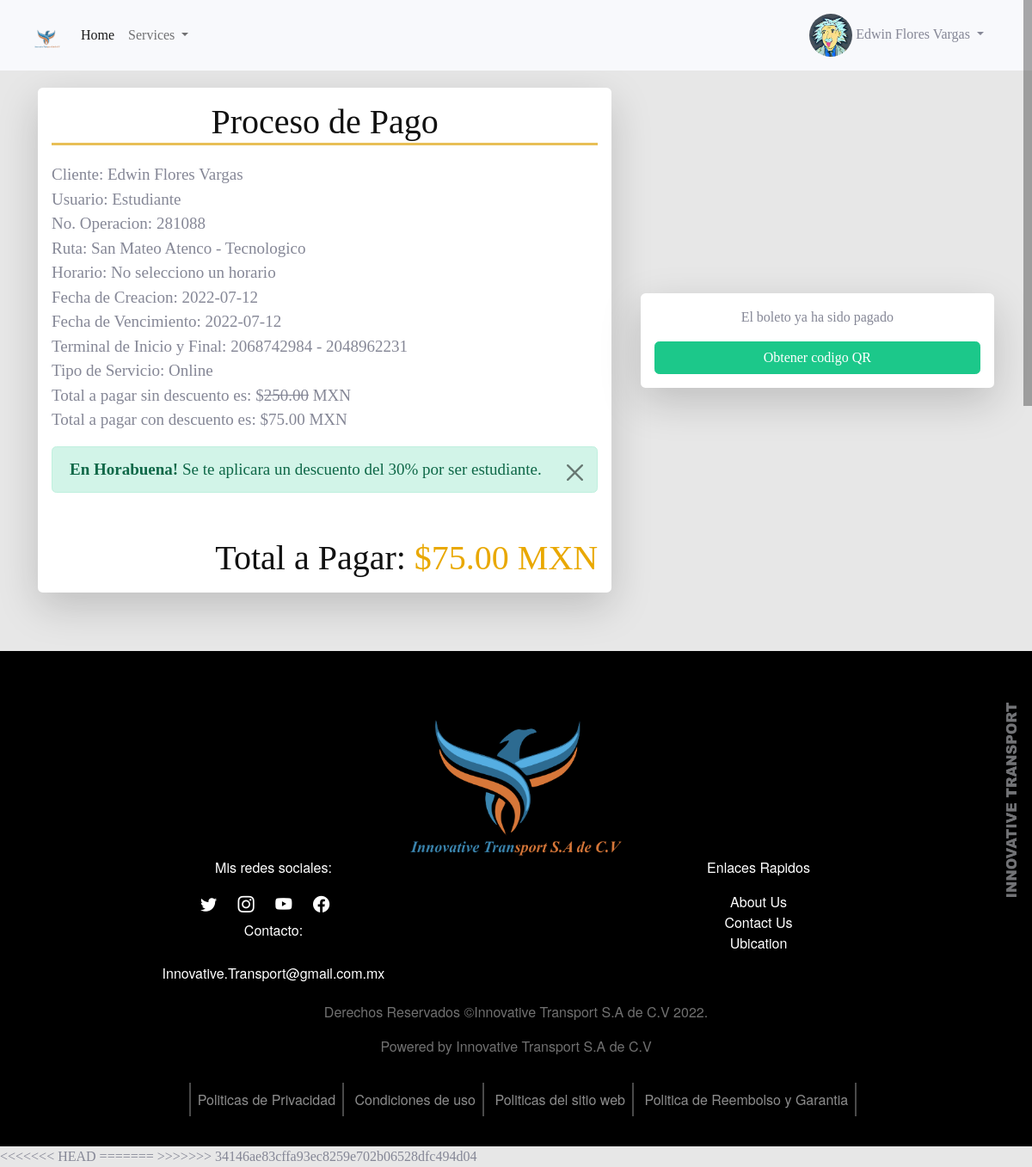
Page /user/procesos/pagar_boleto.php?operacion=8 (signed in) on the committed database.
### tables this page shows
CREATE TABLE `tipousuario` (
  `idTUsuario` int(11) NOT NULL,
  `nombreUsuario` varchar(100) DEFAULT NULL
);

CREATE TABLE `tickets` (
  `idTicket` int(11) NOT NULL,
  `idCliente` int(11) DEFAULT NULL,
  `matricula` int(11) DEFAULT NULL,
  `fechaC` date DEFAULT NULL,
  `fechaV` date DEFAULT NULL,
  `costo` double(10,2) DEFAULT NULL,
  `N_Operacion` int(11) DEFAULT NULL,
  `idRuta` int(11) DEFAULT NULL,
  `idHorario` int(11) DEFAULT NULL,
  `dateModificacion` datetime DEFAULT NULL,
  `dateEliminacion` datetime DEFAULT NULL,
  `dateCreacion` datetime DEFAULT NULL
);

CREATE TABLE `rutas` (
  `idRuta` int(11) NOT NULL,
  `nombre` varchar(100) DEFAULT NULL,
  `idTerminales` varchar(255) NOT NULL,
  `costo` decimal(10,2) NOT NULL
);

### user/procesos/pagar_boleto.php (the view, shortened to what this page needs)
<?php
require_once '../../includes/header.php';
$ticket = "SELECT * FROM tickets WHERE idTicket = " . $_GET['operacion'];
$tickets = mysqli_query($conexion, $ticket);
$row_ticket = mysqli_fetch_assoc($tickets);
$queryRuta = "SELECT * FROM rutas WHERE idRuta = " . $row_ticket['idRuta'];
$rutas = mysqli_query($conexion, $queryRuta);
$row_rutas = mysqli_fetch_assoc($rutas);
$queryCliente = "SELECT * FROM cliente WHERE idCliente =" . $_SESSION['idCliente'];
$Cliente = mysqli_query($conexion, $queryCliente);
$row_Cliente = mysqli_fetch_assoc($Cliente);
$queryUsuario = "SELECT * FROM tipousuario WHERE idTUsuario =" . $row_Cliente['idTUsuario'];
$Usuario = mysqli_query($conexion, $queryUsuario);
$row_Usuario = mysqli_fetch_assoc($Usuario);
$total_sin_Descuento = $row_ticket['costo'];
if ($row_Usuario['idTUsuario'] == 2) {
    $total_con_descuento = ($total_sin_Descuento * 30) / 100;
    $total_con_descuento = number_format($total_con_descuento, 2);
    $alert_descuento = '<div class="alert alert-success alert-dismissible fade show" role="alert">
    <strong>En Horabuena!</strong> Se te aplicara un descuento del 30% por ser estudiante.
    <button type="button" class="btn-close" data-bs-dismiss="alert" aria-label="Close"></button>
    </div>';
} else {
    $alert_descuento = '<div class="alert alert-danger alert-dismissible fade show" role="alert">
    <strong>Lo Sentimos !</strong> No cuentas con descuento.
    <button type="button" class="btn-close" data-bs-dismiss="alert" aria-label="Close"></button>
    </div>';
    $total_con_descuento = '';
}
?>
<div class="pago-boleto">
    <div class="container">
        <div class="row">
            <div class="contenido-pago">
                <div class="ticket shadow-lg p-3 mb-5 bg-body rounded">
                    <h1 style="text-align: center;">Proceso de Pago</h1>
                    <div class="linea-pago"></div>
                    <div class="info-personal-cliente">
                        <p>
                            Cliente: <?php echo $_SESSION['nombre']; ?> <?php echo $_SESSION['apellidos']; ?> <br>
                            Usuario: <?php echo $row_Usuario['nombreUsuario']; ?><br>
                            No. Operacion: <?php echo $row_ticket['N_Operacion'] ?> <br>
                            Ruta: <?php echo $row_rutas['nombre'] ?> <br>
                            <?php
                            if ($row_ticket['idHorario'] == '') { ?>
                                Horario: No selecciono un horario<br>
                            <?php } else { ?>
                                Horario: <?php echo $row_Horarios['TiempoE'] ?><br>
                            <?php } ?>
                            Fecha de Creacion: <?php echo $row_ticket['fechaC'] ?><br>
                            Fecha de Vencimiento: <?php echo $row_ticket['fechaV'] ?><br>
                            Terminal de Inicio y Final: <?php echo $row_rutas['idTerminales'] ?><br>
                            Tipo de Servicio: Online<br>
                            <?php
                            if ($total_con_descuento == '') { ?>
                                Total a pagar sin descuento es: $<span><?php echo $total_sin_Descuento ?></span> MXN<br>
                            <?php } else { ?>
                                Total a pagar sin descuento es: $<span style="text-decoration:line-through;"><?php echo $total_sin_Descuento ?></span> MXN<br>
                                Total a pagar con descuento es: $<?php echo $total_con_descuento ?> MXN
                            <?php } ?>
                            <?php echo $alert_descuento ?>
                        </p>
                        <?php
                        if ($total_con_descuento == '') {
                            $total_pagar = $total_sin_Descuento; ?>
                            <h1> Total a Pagar: <span>$<?php echo $total_sin_Descuento ?> MXN</span></h1>
                        <?php } else {
                            $total_pagar = $total_con_descuento; ?>
                            <h1> Total a Pagar: <span>$<?php echo $total_con_descuento ?> MXN</span></h1>
                        <?php } ?>
                    </div>
                </div>
                <?php
                $queryPagoBoleto = "SELECT * FROM pago WHERE idTicket =" . $_GET['operacion'];
                $Pago = mysqli_query($conexion, $queryPagoBoleto);
                $row_Pago = mysqli_fetch_assoc($Pago);
                if ($row_Pago['idTicket'] == $_GET['operacion'] && $row_Pago['status'] == "COMPLETED") { ?>
                    <div class="botones-pago shadow-lg p-3 mb-5 bg-body rounded">
                        <p style="text-align: center;">El boleto ya ha sido pagado</p>
                        <a href="<?=base_url?>temp/<?php echo $row_Pago['codigo_qr'] ?>" class="btn btn-success" style="display: flex; text-align: center; align-items: center; justify-content: center; flex-wrap: nowrap; flex-direction: row;" target="_blank" download>Obtener codigo QR</a>
                    </div>
                <?php } else { ?>
                    <div class="botones-pago shadow-lg p-3 mb-5 bg-body rounded">
                        <div id="paypal-button-container"></div>
                    </div>
                <?php } ?>
            </div>
        </div>
    </div>
</div>
<?php require_once '../../includes/footer.php' ?>

### assets/css/style.css (style rules this page uses)
:root { --color-default: #F2C75F; }
body { width: 100%; height: 100%; font-family: 'Times New Roman', Times, serif !important; font-weight: 300; color: #666; background-color: #e7e7e7; font-size: 16px; line-height: 1.6em; }
html { width: 100%; height: 100%; }
h1 { font-size: 38px; }
h1, h2, h3, h4, h5, h6 { margin: 0 0 30px; font-family: 'Times New Roman', Times, serif; font-weight: 400; color: #111; }
.pago-boleto { padding: 20px ; }
.contenido-pago { display: flex; justify-content: space-between; flex-direction: row; flex-wrap: nowrap; align-content: center; align-items: center; }
.contenido-pago h1 { padding: 0px !important; margin: 0px; }
.ticket { width: 60%; }
.ticket p { padding-block-start: 20px; }
.botones-pago { width: 37%; }
.linea-pago { height: 3px; background-color: rgb(232 191 86); border: none; }
.info-personal-cliente { display: block; justify-content: space-between; align-items: stretch; align-content: center; flex-wrap: nowrap; flex-direction: row; font-size: 19px; }
.info-personal-cliente h1 { margin: 0; text-align: right; }
.info-personal-cliente h1 span { color: #e9a800; }

### rows in the picture
tipousuario: nombreUsuario "Estudiante"
tickets: N_Operacion "281088", fechaC "2022-07-12", fechaV "2022-07-12", costo "250.00", costo "75.00"
rutas: nombre "San Mateo Atenco - Tecnologico", idTerminales "2068742984 - 2048962231"

### other values in the picture
$_SESSION['nombre'] "Edwin"
$_SESSION['apellidos'] "Flores Vargas"
